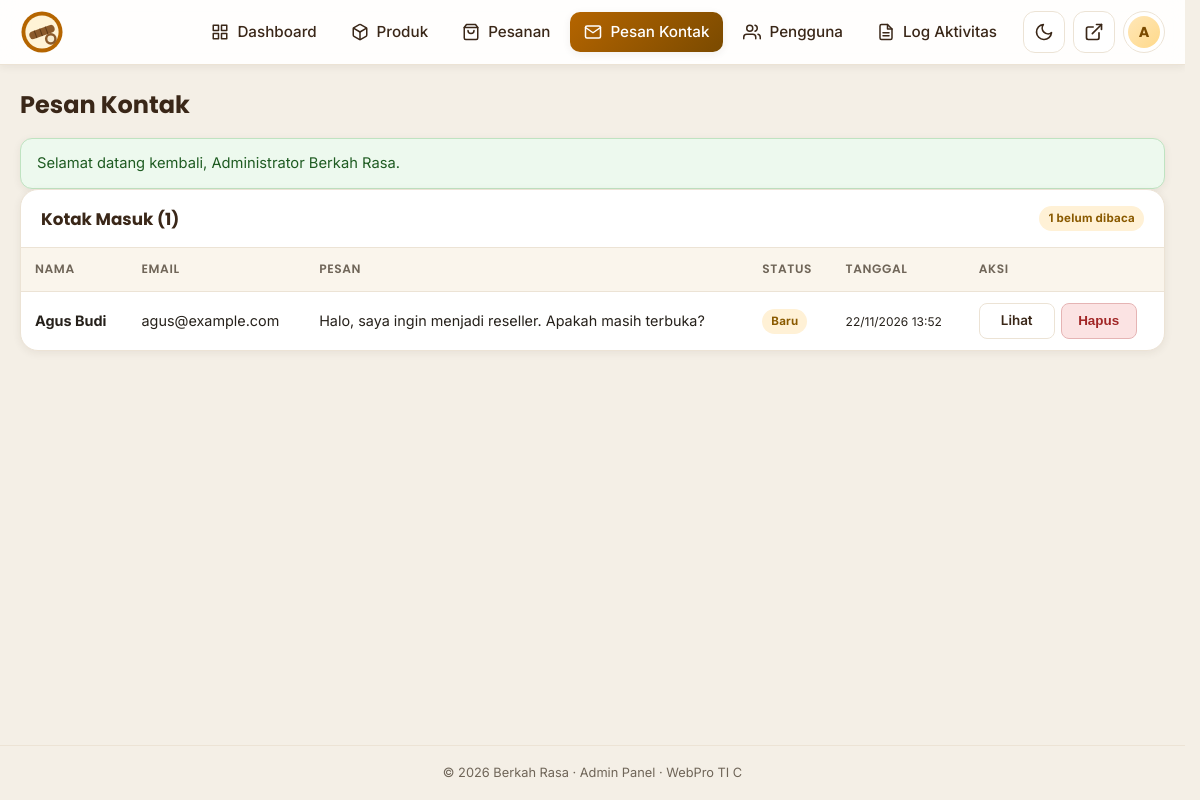
Page /admin/pesan/index.php (signed in) on the committed database.
### tables this page shows
CREATE TABLE IF NOT EXISTS users (
    id            INT AUTO_INCREMENT PRIMARY KEY,
    username      VARCHAR(60) NOT NULL,
    nama          VARCHAR(120) NOT NULL,
    email         VARCHAR(150) NOT NULL,
    no_wa         VARCHAR(30) NULL,
    password      VARCHAR(255) NOT NULL,
    role          ENUM('admin','operator','pelanggan') NOT NULL DEFAULT 'pelanggan',
    aktif         TINYINT(1) NOT NULL DEFAULT 1,
    last_login_at DATETIME NULL,
    created_at    TIMESTAMP NOT NULL DEFAULT CURRENT_TIMESTAMP,
    updated_at    TIMESTAMP NOT NULL DEFAULT CURRENT_TIMESTAMP ON UPDATE CURRENT_TIMESTAMP,
    UNIQUE KEY uq_users_username (username),
    UNIQUE KEY uq_users_email (email),
    KEY idx_users_role (role)
);

CREATE TABLE IF NOT EXISTS pesan_kontak (
    id         INT AUTO_INCREMENT PRIMARY KEY,
    nama       VARCHAR(120) NOT NULL,
    email      VARCHAR(150) NULL,
    pesan      TEXT NOT NULL,
    dibaca     TINYINT(1) NOT NULL DEFAULT 0,
    created_at TIMESTAMP NOT NULL DEFAULT CURRENT_TIMESTAMP
);

### config/config.php (called while the page is built, shortened)
<?php
if (!function_exists('url')) {
    function url(string $path = ''): string
    {
        return BASE_URL . '/' . ltrim($path, '/');
    }
}
if (!function_exists('asset')) {
    function asset(string $path): string
    {
        $url = url($path);
        return $url . (str_contains($url, '?') ? '&' : '?') . 'v=' . ASSET_VERSION;
    }
}

### includes/security.php (called while the page is built, shortened)
<?php
require_once __DIR__ . '/../config/config.php';
require_once __DIR__ . '/../config/database.php';
require_once __DIR__ . '/validators.php';
function current_user(bool $refresh = false): ?array
{
    static $cached = null;
    static $loaded = false;
    if ($loaded) {
        return $cached;
    }
    $loaded = true;
    $userId = (int) ($_SESSION['user_id'] ?? 0);
    $stmt = db()->prepare(
        'SELECT id, username, nama, email, no_wa, password, role, aktif, last_login_at, created_at
         FROM users WHERE id = ? LIMIT 1'
    );
    $stmt->execute([$userId]);
    $user = $stmt->fetch();
    $cached = $user;
    return $cached;
}
function is_logged_in(): bool
{
    return current_user() !== null;
}
function is_admin(): bool
{
    $user = current_user();
    return $user !== null && $user['role'] === 'admin';
}
function user_can(string $permission): bool
{
    $user = current_user();
    return $user !== null && role_can((string) $user['role'], $permission);
}
function require_staff(): void
{
    if (!is_logged_in()) {
        remember_intended_url();
        set_flash('error', 'Silakan masuk ke panel admin.');
        redirect(url('admin/login.php'));
    }
}
function theme_preference(): string
{
    $theme = (string) ($_COOKIE[THEME_COOKIE] ?? '');
    return $theme === 'dark' ? 'dark' : 'light';
}

### includes/functions.php (called while the page is built, shortened)
<?php
require_once __DIR__ . '/security.php';
function e(mixed $value): string
{
    return htmlspecialchars((string) $value, ENT_QUOTES, 'UTF-8');
}
function format_tanggal(?string $datetime, string $format = 'd/m/Y H:i'): string
{
    $time = strtotime($datetime);
    return $time === false ? '-' : date($format, $time);
}
function get_flash(): ?array
{
    $flash = $_SESSION['flash'];
    return $flash;
}

### config/database.php (called while the page is built, shortened)
<?php
require_once __DIR__ . '/config.php';
function db(): PDO
{
    static $pdo = null;
    if ($pdo instanceof PDO) {
        return $pdo;
    }
    $dsn = 'mysql:host=' . DB_HOST
        . ';port=' . DB_PORT
        . ';dbname=' . DB_NAME
        . ';charset=utf8mb4';
    try {
        $pdo = new PDO($dsn, DB_USER, DB_PASS, [
            PDO::ATTR_ERRMODE            => PDO::ERRMODE_EXCEPTION,
            PDO::ATTR_DEFAULT_FETCH_MODE => PDO::FETCH_ASSOC,
            PDO::ATTR_EMULATE_PREPARES   => false,
            PDO::ATTR_STRINGIFY_FETCHES  => false,
        ]);
    } catch (PDOException $e) {
        error_log('[DB] ' . $e->getMessage());
        http_response_code(500);
        if (PHP_SAPI === 'cli') {
            fwrite(STDERR, 'Koneksi database gagal: ' . $e->getMessage() . PHP_EOL);
            exit(1);
        }
        $pesan = APP_DEBUG
            ? '<p style="color:#b91c1c">' . htmlspecialchars($e->getMessage(), ENT_QUOTES,
                'UTF-8') . '</p>'
            : '<p>Silakan hubungi pengelola situs.</p>';
        exit(
            '<!DOCTYPE html><html lang="id"><meta charset="utf-8">'
            . '<title>Koneksi database gagal</title>'
            .
                '<body style="font-family:system-ui;max-width:640px;margin:80px auto;padding:0 20px;">'
            . '<h2>Koneksi database gagal</h2>'
            . '<p>Pastikan MySQL/MariaDB berjalan dan database <strong>'
            . htmlspecialchars(DB_NAME, ENT_QUOTES, 'UTF-8')
            . '</strong> sudah diimpor dari <code>database/schema.sql</code>.</p>'
            . $pesan
            . '</body></html>'
        );
    }
    return $pdo;
}

### admin/includes/auth.php (called while the page is built)
<?php
require_once __DIR__ . '/../../config/database.php';
require_once __DIR__ . '/../../includes/functions.php';
require_staff();

### includes/validators.php (called while the page is built, shortened)
<?php
function role_permissions(): array
{
    return [
        'admin' => ['*'],
        'operator' => [
            'dashboard.view',
            'produk.view', 'produk.create', 'produk.edit',
            'pesanan.view', 'pesanan.status',
            'pesan.view', 'pesan.read',
        ],
        'pelanggan' => [
            'akun.view', 'akun.edit', 'pesanan.own',
        ],
    ];
}
function role_can(string $role, string $permission): bool
{
    $permissions = role_permissions()[$role] ?? [];
    return in_array('*', $permissions, true) || in_array($permission, $permissions, true);
}

### admin/pesan/index.php (the view, shortened to what this page needs)
<?php
require_once __DIR__ . '/../includes/auth.php';
$pdo = db();
$messages =
    $pdo->query('SELECT * FROM pesan_kontak ORDER BY dibaca ASC, created_at DESC, id DESC')->fetchAll();
$unread = count(array_filter($messages, static fn (array $m): bool => (int) $m['dibaca'] === 0));
$adminTitle  = 'Pesan Kontak';
$adminActive = 'pesan';
include __DIR__ . '/../includes/header.php';
?>
<div class="panel">
  <div class="panel-head">
    <h2>Kotak Masuk (<?= count($messages) ?>)</h2>
    <span class="badge badge-baru"><?= $unread ?> belum dibaca</span>
  </div>
  <div class="admin-table-wrap">
    <table class="admin-table">
      <thead>
        <tr><th>Nama</th><th>Email</th><th>Pesan</th><th>Status</th><th>Tanggal</th><th>Aksi</th></tr>
      </thead>
      <tbody>
        <?php foreach ($messages as $m): ?>
        <tr>
          <td><b><?= e($m['nama']) ?></b></td>
          <td><?= e($m['email'] ?: '-') ?></td>
          <td><?= e(mb_strimwidth($m['pesan'], 0, 60, '…')) ?></td>
          <td><?= $m['dibaca'] ? '<span class="badge badge-selesai">Dibaca</span>' :
              '<span class="badge badge-baru">Baru</span>' ?></td>
          <td><small><?= e(format_tanggal($m['created_at'])) ?></small></td>
          <td>
            <div class="actions">
              <a class="btn-sm btn-sm-ghost"
                  href="<?= url('admin/pesan/detail.php?id=' . (int) $m['id']) ?>">Lihat</a>
              <?php if (user_can('pesan.hapus')): ?>
              <form method="post" action="<?= url('admin/pesan/delete.php') ?>"
                  onsubmit="return confirm('Hapus pesan dari <?= e(addslashes($m['nama'])) ?>?')">
                <button class="btn-sm btn-sm-danger" type="submit">Hapus</button>
              </form>
              <?php endif; ?>
            </div>
          </td>
        </tr>
        <?php endforeach; ?>
      </tbody>
    </table>
  </div>
</div>
<?php include __DIR__ . '/../includes/footer.php'; ?>

### admin/includes/header.php (shortened to what this page needs)
<?php
$adminTitle  = $adminTitle ?? 'Dashboard';
$adminActive = $adminActive ?? '';
$adminUser   = current_user();
$adminMenu = [
    'dashboard' => ['index.php', 'Dashboard',
        '<svg viewBox="0 0 24 24" fill="none" stroke="currentColor" stroke-width="2" stroke-linecap="round" stroke-linejoin="round"><rect x="3" y="3" width="7" height="7"/><rect x="14" y="3" width="7" height="7"/><rect x="14" y="14" width="7" height="7"/><rect x="3" y="14" width="7" height="7"/></svg>', 'dashboard.view'],
    'produk'    => ['produk/index.php', 'Produk',
        '<svg viewBox="0 0 24 24" fill="none" stroke="currentColor" stroke-width="2" stroke-linecap="round" stroke-linejoin="round"><path d="M21 16V8a2 2 0 0 0-1-1.73l-7-4a2 2 0 0 0-2 0l-7 4A2 2 0 0 0 3 8v8a2 2 0 0 0 1 1.73l7 4a2 2 0 0 0 2 0l7-4A2 2 0 0 0 21 16z"/><polyline points="3.27 6.96 12 12.01 20.73 6.96"/><line x1="12" y1="22.08" x2="12" y2="12"/></svg>', 'produk.view'],
    'pesanan'   => ['pesanan/index.php', 'Pesanan',
        '<svg viewBox="0 0 24 24" fill="none" stroke="currentColor" stroke-width="2" stroke-linecap="round" stroke-linejoin="round"><path d="M6 2 3 6v14a2 2 0 0 0 2 2h14a2 2 0 0 0 2-2V6l-3-4z"/><line x1="3" y1="6" x2="21" y2="6"/><path d="M16 10a4 4 0 0 1-8 0"/></svg>', 'pesanan.view'],
    'pesan'     => ['pesan/index.php', 'Pesan Kontak',
        '<svg viewBox="0 0 24 24" fill="none" stroke="currentColor" stroke-width="2" stroke-linecap="round" stroke-linejoin="round"><path d="M4 4h16c1.1 0 2 .9 2 2v12c0 1.1-.9 2-2 2H4c-1.1 0-2-.9-2-2V6c0-1.1.9-2 2-2z"/><polyline points="22,6 12,13 2,6"/></svg>', 'pesan.view'],
    'pengguna'  => ['pengguna/index.php', 'Pengguna',
        '<svg viewBox="0 0 24 24" fill="none" stroke="currentColor" stroke-width="2" stroke-linecap="round" stroke-linejoin="round"><path d="M17 21v-2a4 4 0 0 0-4-4H5a4 4 0 0 0-4 4v2"/><circle cx="9" cy="7" r="4"/><path d="M23 21v-2a4 4 0 0 0-3-3.87"/><path d="M16 3.13a4 4 0 0 1 0 7.75"/></svg>', 'admin'],
    'log'       => ['log/index.php', 'Log Aktivitas',
        '<svg viewBox="0 0 24 24" fill="none" stroke="currentColor" stroke-width="2" stroke-linecap="round" stroke-linejoin="round"><path d="M14 2H6a2 2 0 0 0-2 2v16a2 2 0 0 0 2 2h12a2 2 0 0 0 2-2V8z"/><polyline points="14 2 14 8 20 8"/><line x1="16" y1="13" x2="8" y2="13"/><line x1="16" y1="17" x2="8" y2="17"/></svg>', 'admin'],
];
?><!DOCTYPE html>
<html lang="id">
<head>
<link rel="stylesheet" href="<?= asset('style.css') ?>">
<link rel="stylesheet" href="<?= asset('admin/assets/admin.css') ?>">
</head>
<body class="admin-body <?= theme_preference() === 'dark' ? 'dark' : '' ?>">
<header class="admin-header">
  <div class="admin-header-inner">
    <a class="admin-brand" href="<?= url('admin/index.php') ?>">
      <img src="<?= url('gambar/logo-icon.svg') ?>" alt="Logo <?= e(APP_NAME) ?>">
    </a>
    <nav class="admin-nav" id="adminNav">
      <?php foreach ($adminMenu as $key => [$href, $label, $icon, $permission]): ?>
        <?php if ($permission === 'admin' ? is_admin() : user_can($permission)): ?>
        <a href="<?= url('admin/' . $href) ?>"
            class="<?= $adminActive === $key ? 'active' : '' ?>"><span class="ic"><?= $icon
                ?></span><?= e($label) ?></a>
        <?php endif; ?>
      <?php endforeach; ?>
    </nav>
    <div class="admin-user">
      <button type="button" class="icon-btn" id="darkToggle" onclick="toggleDark()"
          aria-label="Mode gelap"><?php if (theme_preference() === 'dark'): ?><svg
              viewBox="0 0 24 24" fill="none" stroke="currentColor" stroke-width="2"
                  stroke-linecap="round" stroke-linejoin="round"><circle cx="12" cy="12"
                      r="4"/><path
                          d="M12 2v2M12 20v2M4.93 4.93l1.41 1.41M17.66 17.66l1.41 1.41M2 12h2M20 12h2M4.93 19.07l1.41-1.41M17.66 6.34l1.41-1.41"/></svg><?php else: ?><svg viewBox="0 0 24 24" fill="none" stroke="currentColor" stroke-width="2" stroke-linecap="round" stroke-linejoin="round"><path d="M21 12.79A9 9 0 1 1 11.21 3 7 7 0 0 0 21 12.79z"/></svg><?php endif; ?></button>
      <a class="icon-btn" href="<?= url('index.php') ?>" target="_blank" rel="noopener"
          aria-label="Lihat situs" title="Lihat Situs"><svg viewBox="0 0 24 24" fill="none"
              stroke="currentColor" stroke-width="2" stroke-linecap="round"
                  stroke-linejoin="round"><path
                      d="M18 13v6a2 2 0 0 1-2 2H5a2 2 0 0 1-2-2V8a2 2 0 0 1 2-2h6"/><polyline
                          points="15 3 21 3 21 9"/><line x1="10" y1="14" x2="21" y2="3"/></svg></a>
      <div class="admin-profile-wrap">
        <button type="button" class="admin-who" onclick="toggleAdminProfile()"
            aria-haspopup="true" aria-expanded="false" aria-label="Menu profil">
          <span class="avatar-mini"><?= e(mb_strtoupper(mb_substr((string) ($adminUser['nama']
              ?? 'S'), 0, 1))) ?></span>
        </button>
      </div>
    </div>
  </div>
</header>
<main class="admin-main">
  <div class="admin-page-head">
    <h1><?= e($adminTitle) ?></h1>
  </div>
  <?php if ($flash = get_flash()): ?>
  <div class="flash flash-<?= e($flash['type']) ?>"><?= e($flash['message']) ?></div>
  <?php endif; ?>

### style.css (style rules this page uses)
:root { --brand-900: #3a2718; --brand-700: #7a4a00; --brand-500: #b56500; --accent: #f6a821; --accent-soft: #ffe7b8; --green: #2f7d32; --green-dark: #1f5c22; --cream: #fff8ec; --bg: #fbf7f0; --card: #ffffff; --text: #26211b; --muted: #6f6558; --border: #ece3d5; --shadow-sm: 0 2px 8px rgba(58, 39, 24, 0.07); --shadow: 0 10px 30px rgba(58, 39, 24, 0.1); --shadow-lg: 0 24px 60px rgba(58, 39, 24, 0.18); --radius: 18px; --radius-sm: 12px; --maxw: 1160px; --ease: cubic-bezier(0.22, 0.61, 0.36, 1); }
* { box-sizing: border-box; margin: 0; padding: 0; }
html { scroll-behavior: smooth; overflow-x: hidden; width: 100%; }
[id] { scroll-margin-top: 88px; }
body { font-family: 'Inter', system-ui, -apple-system, 'Segoe UI', Arial, sans-serif; color: var(--text); background: var(--bg); line-height: 1.7; -webkit-font-smoothing: antialiased; overflow-x: hidden; width: 100%; }
h1, h2, h3, h4 { font-family: 'Poppins', 'Inter', sans-serif; line-height: 1.2; color: var(--brand-900); }
a { color: var(--brand-700); text-decoration: none; transition: color 0.2s var(--ease); }
img { max-width: 100%; display: block; }
.icon-btn { position: relative; display: inline-flex; align-items: center; justify-content: center; width: 42px; height: 42px; border-radius: 12px; border: 1px solid var(--border); background: var(--card); color: var(--brand-900); cursor: pointer; transition: transform 0.2s var(--ease), background 0.2s, box-shadow 0.2s; }
.icon-btn svg { width: 20px; height: 20px; }
.btn-sm { padding: 9px 16px; font-size: 0.85rem; border-radius: 10px; }
table { width: 100%; border-collapse: collapse; font-size: 0.9rem; min-width: 520px; }
th, td { padding: 12px 14px; text-align: left; border-bottom: 1px solid var(--border); }
th { background: linear-gradient(135deg, var(--brand-700), var(--brand-900)); color: #fff; font-family: 'Poppins', sans-serif; font-weight: 600; }
tbody tr { transition: background 0.2s; }
tbody tr:last-child td { border-bottom: none; }
.flash { margin: 18px 0 0; padding: 12px 16px; border-radius: var(--radius-sm); border: 1px solid var(--border); background: var(--card); font-size: 0.92rem; box-shadow: var(--shadow-sm); }
.flash-success { border-color: #bfe3c1; background: #edf9ee; color: var(--green-dark); }
.avatar-mini { width: 32px; height: 32px; border-radius: 50%; display: grid; place-items: center; background: linear-gradient(135deg, var(--accent-soft), #ffd98a); color: var(--brand-700); font-family: 'Poppins', sans-serif; font-weight: 700; font-size: 0.9rem; flex-shrink: 0; }
.badge { display: inline-block; padding: 3px 9px; border-radius: 999px; font-size: 0.72rem; font-weight: 700; letter-spacing: 0.02em; }
.badge-baru { background: #fff1d6; color: #8a5a00; }

### rows in the picture
users: role "admin" (drawn), nama "A"
pesan_kontak: dibaca "1", nama "Agus Budi", email "agus@example.com", pesan "Halo, saya ingin menjadi reseller. Apakah masih terbuka?", shows "Baru", created_at "22/11/2026 13:52"

### other values in the picture
$label "Dashboard"
$label "Produk"
$label "Pesanan"
$label "Pesan Kontak"
$label "Pengguna"
$label "Log Aktivitas"
$adminTitle "Pesan Kontak"
$flash['message'] "Selamat datang kembali, Administrator Berkah Rasa."
count($messages) "1"
